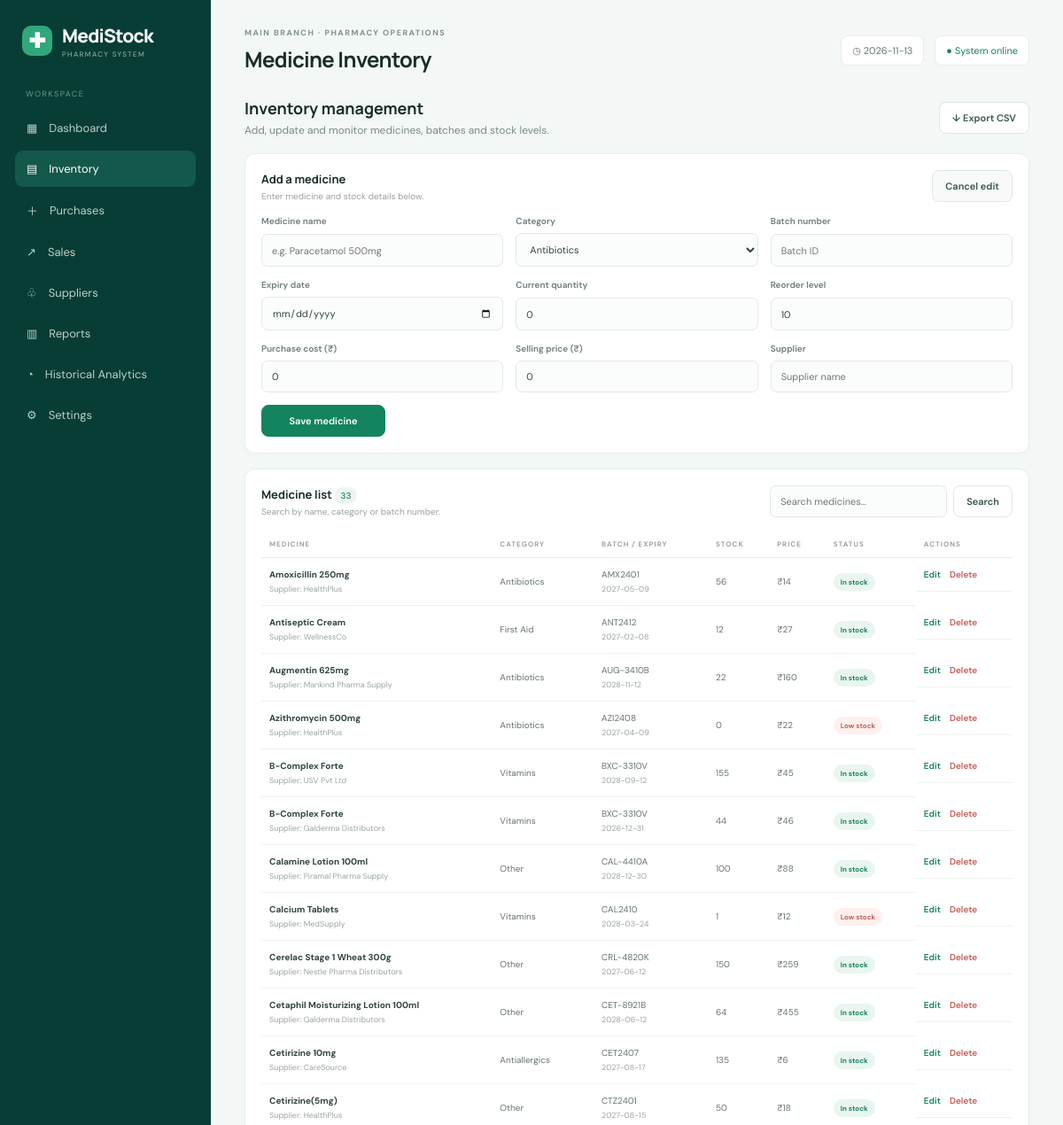
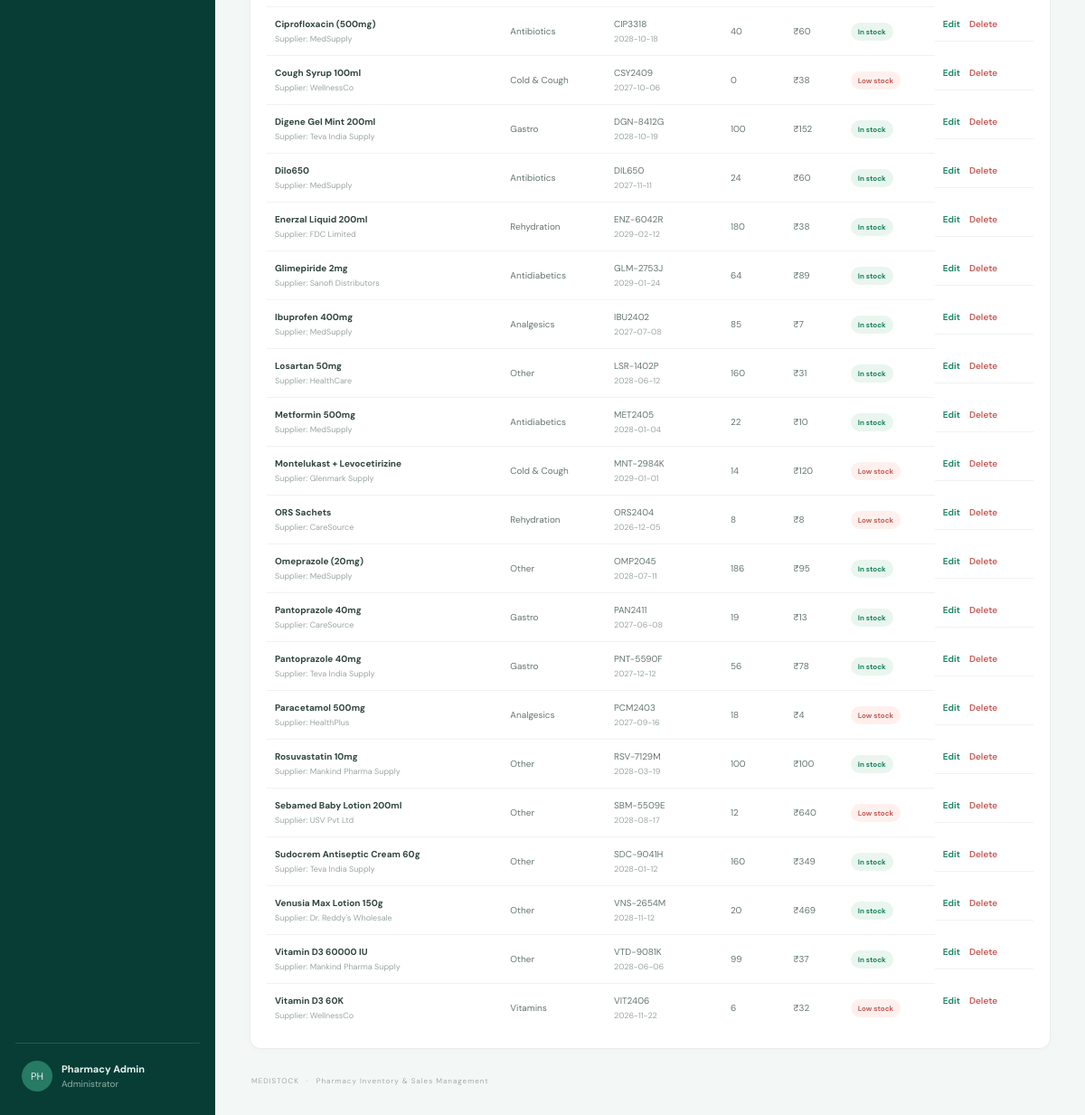
Page /inventory on the committed database (2 pictures, top to bottom).
### tables this page shows
CREATE TABLE medicines(
          id INTEGER PRIMARY KEY AUTOINCREMENT, name TEXT NOT NULL, category TEXT NOT NULL,
          batch TEXT, expiry TEXT, quantity INTEGER NOT NULL DEFAULT 0,
          reorder_level INTEGER NOT NULL DEFAULT 10, cost REAL NOT NULL DEFAULT 0,
          price REAL NOT NULL DEFAULT 0, supplier TEXT DEFAULT ''
        );

### app.py (the view, shortened to what this page needs)
@app.route("/inventory", methods=["GET","POST"])
def inventory():
    q=request.args.get("q","").strip()
    with db() as con:
        rows=con.execute("SELECT * FROM medicines WHERE name LIKE ? OR category LIKE ? OR batch LIKE ? ORDER BY name",
                         (f"%{q}%",f"%{q}%",f"%{q}%")).fetchall()
    return render_template("inventory.html",active="inventory",medicines=rows,q=q)

### app.py (called while the page is built)
def db():
    con = sqlite3.connect(DB)
    con.row_factory = sqlite3.Row
    return con

def money(value):
    return "₹{:,.0f}".format(value or 0)

@app.context_processor
def inject_globals():
    return {"money": money, "today": date.today().isoformat()}

### templates/inventory.html (shortened to what this page needs)
{% extends "base.html" %}{% block heading %}Medicine Inventory{% endblock %}{% block content %}
<div class="page-intro"><div><h2>Inventory management</h2><p>Add, update and monitor medicines, batches and stock levels.</p></div><a class="button" href="{{url_for('export_csv',kind='inventory')}}">↓ Export CSV</a></div>
<div class="panel form-panel" id="medicine-form-wrap"><div class="panel-title"><div><h3 id="form-title">Add a medicine</h3><p>Enter medicine and stock details below.</p></div><button class="button subtle" type="button" id="cancel-edit" hidden>Cancel edit</button></div>
<form id="medicine-form" method="post" class="form-grid"><input type="hidden" name="id" value="">
<label>Medicine name<input name="name" required placeholder="e.g. Paracetamol 500mg"></label><label>Category<select name="category"><option>Antibiotics</option></select></label>
<label>Batch number<input name="batch" placeholder="Batch ID"></label><label>Expiry date<input name="expiry" type="date"></label><label>Current quantity<input name="quantity" type="number" min="0" required value="0"></label><label>Reorder level<input name="reorder_level" type="number" min="0" required value="10"></label><label>Purchase cost (₹)<input name="cost" type="number" min="0" step=".01" required value="0"></label><label>Selling price (₹)<input name="price" type="number" min="0" step=".01" required value="0"></label><label>Supplier<input name="supplier" placeholder="Supplier name"></label><div class="form-actions"><button class="button primary" type="submit">Save medicine</button></div></form></div>
<div class="panel table-panel"><div class="panel-title"><div><h3>Medicine list <span class="count">{{medicines|length}}</span></h3><p>Search by name, category or batch number.</p></div><form class="search-form"><input name="q" value="{{q}}" placeholder="Search medicines…"><button class="button">Search</button></form></div>
<div class="table-scroll"><table><thead><tr><th>MEDICINE</th><th>CATEGORY</th><th>BATCH / EXPIRY</th><th>STOCK</th><th>PRICE</th><th>STATUS</th><th>ACTIONS</th></tr></thead><tbody>{% for m in medicines %}<tr><td><b>{{m.name}}</b><small class="subline">Supplier: {{m.supplier or '—'}}</small></td><td>{{m.category}}</td><td>{{m.batch or '—'}}<small class="subline">{{m.expiry or '—'}}</small></td><td>{{m.quantity}}</td><td>{{money(m.price)}}</td><td>{% if m.quantity<=m.reorder_level %}<span class="status critical">Low stock</span>{% else %}<span class="status good">In stock</span>{% endif %}</td><td class="actions"><button class="link-button" type="button" data-edit='{{dict(id=m.id,name=m.name,category=m.category,batch=m.batch,expiry=m.expiry,quantity=m.quantity,reorder_level=m.reorder_level,cost=m.cost,price=m.price,supplier=m.supplier)|tojson}}'>Edit</button><form method="post" action="{{url_for('delete_medicine',mid=m.id)}}"><button class="link-button danger-link" data-confirm="Delete this medicine?">Delete</button></form></td></tr>{% else %}<tr><td colspan="7" class="empty">No medicines found.</td></tr>{% endfor %}</tbody></table></div></div>{% endblock %}

### static/style.css (style rules this page uses)
:root { --green:#13845f;--deep:#073d35;--mint:#e9f3ef;--ink:#182d2a;--muted:#7b8c87;--line:#e8eeeb;--bg:#f3f7f5;--white:#fff;--amber:#bd8427;--red:#c65b57 }
* { box-sizing:border-box }
body { margin:0;background:var(--bg);color:var(--ink);font-family:'DM Sans',Arial,sans-serif;font-size:14px }
.welcome-row,.page-intro { display:flex;justify-content:space-between;align-items:center;margin-bottom:20px }
.welcome-row h2,.page-intro h2 { font:700 18px Manrope,sans-serif;margin:0 0 5px }
.welcome-row p,.page-intro p { margin:0;color:var(--muted);font-size:12px }
.button { display:inline-flex;align-items:center;justify-content:center;gap:7px;border:1px solid #dfe9e4;background:#fff;color:#36564d;border-radius:8px;padding:10px 14px;font:600 11px 'DM Sans';text-decoration:none;cursor:pointer }
.button.primary { background:var(--green);border-color:var(--green);color:#fff }
.button.subtle { background:#f7faf8 }
.panel { background:#fff;border:1px solid var(--line);border-radius:12px;padding:18px;box-shadow:0 2px 8px #163b2a05;min-width:0 }
.panel-title { display:flex;justify-content:space-between;align-items:center;gap:10px;margin-bottom:15px }
.panel-title h3,.panel h3 { font:700 13px Manrope,sans-serif;margin:0 0 4px }
.panel-title p { font-size:10px;color:#98a39e;margin:0 }
.table-panel { margin-bottom:17px }
.table-scroll { overflow-x:auto }
table { width:100%;border-collapse:collapse;white-space:nowrap }
th { text-align:left;font-size:8px;letter-spacing:1px;color:#9aa6a0;font-weight:700;padding:10px 9px;border-bottom:1px solid var(--line) }
td { font-size:10px;color:#65766f;padding:12px 9px;border-bottom:1px solid #f0f3f1 }
td b { color:#30453e;font-size:10px }
tbody tr:last-child td { border-bottom:0 }
.status { display:inline-block;border-radius:20px;padding:5px 8px;font-size:8px;font-weight:700 }
.status.critical { background:#fff0ee;color:#c35d56 }
.status.good { background:#e9f6ef;color:#18845f }
.page-intro { margin-bottom:18px }
.form-panel { margin-bottom:17px }
.form-grid { display:grid;grid-template-columns:repeat(3,minmax(0,1fr));gap:14px }
.form-grid label,.filter-form label { display:grid;gap:7px;font-size:10px;color:#6d7e76;font-weight:600 }
.form-grid input,.form-grid select,.search-form input,.filter-form input { width:100%;border:1px solid #e2eae5;background:#fbfdfc;border-radius:7px;padding:10px 11px;font:11px 'DM Sans';color:#30473e;outline:none }
.form-actions { display:flex;align-items:end }
.form-actions .button { min-width:140px }
.search-form { display:flex;gap:7px }
.search-form input { width:200px }
.count { font:500 10px 'DM Sans';background:#edf5f1;color:#17845f;padding:3px 7px;border-radius:20px }
.subline { display:block;font-size:9px;color:#9aa6a0;margin-top:4px }
.actions { display:flex;gap:10px;align-items:center }
.actions form { display:inline }
.link-button { border:0;background:none;color:#16845f;font:600 10px 'DM Sans';cursor:pointer;padding:0 }
.danger-link { color:#c65b57 }

### rows in the picture
medicines: name "Amoxicillin 250mg", supplier "HealthPlus", category "Antibiotics", batch "AMX2401", expiry "2027-05-09", quantity "56", price "₹14", reorder_level "In stock"
medicines: name "Antiseptic Cream", supplier "WellnessCo", category "First Aid", batch "ANT2412", expiry "2027-02-08", quantity "12", price "₹27", reorder_level "In stock"
medicines: name "Augmentin 625mg", supplier "Mankind Pharma Supply", category "Antibiotics", batch "AUG-3410B", expiry "2028-11-12", quantity "22", price "₹160", reorder_level "In stock"
medicines: name "Azithromycin 500mg", supplier "HealthPlus", category "Antibiotics", batch "AZI2408", expiry "2027-04-09", quantity "0", price "₹22", reorder_level "Low stock"
medicines: name "B-Complex Forte", supplier "USV Pvt Ltd", category "Vitamins", batch "BXC-3310V", expiry "2028-09-12", quantity "155", price "₹45", reorder_level "In stock"
medicines: name "B-Complex Forte", supplier "Galderma Distributors", category "Vitamins", batch "BXC-3310V", expiry "2026-12-31", quantity "44", price "₹46", reorder_level "In stock"
medicines: name "Calamine Lotion 100ml", supplier "Piramal Pharma Supply", category "Other", batch "CAL-4410A", expiry "2028-12-30", quantity "100", price "₹88", reorder_level "In stock"
medicines: name "Calcium Tablets", supplier "MedSupply", category "Vitamins", batch "CAL2410", expiry "2028-03-24", quantity "1", price "₹12", reorder_level "Low stock"
medicines: name "Cerelac Stage 1 Wheat 300g", supplier "Nestle Pharma Distributors", category "Other", batch "CRL-4820K", expiry "2027-06-12", quantity "150", price "₹259", reorder_level "In stock"
medicines: name "Cetaphil Moisturizing Lotion 100ml", supplier "Galderma Distributors", category "Other", batch "CET-8921B", expiry "2028-06-12", quantity "64", price "₹455", reorder_level "In stock"
medicines: name "Cetirizine 10mg", supplier "CareSource", category "Antiallergics", batch "CET2407", expiry "2027-08-17", quantity "135", price "₹6", reorder_level "In stock"
medicines: name "Cetirizine(5mg)", supplier "HealthPlus", category "Other", batch "CTZ2401", expiry "2027-08-15", quantity "50", price "₹18", reorder_level "In stock"
medicines: name "Ciprofloxacin (500mg)", supplier "MedSupply", category "Antibiotics", batch "CIP3318", expiry "2028-10-18", quantity "40", price "₹60", reorder_level "In stock"
medicines: name "Cough Syrup 100ml", supplier "WellnessCo", category "Cold & Cough", batch "CSY2409", expiry "2027-10-06", quantity "0", price "₹38", reorder_level "Low stock"
medicines: name "Digene Gel Mint 200ml", supplier "Teva India Supply", category "Gastro", batch "DGN-8412G", expiry "2028-10-19", quantity "100", price "₹152", reorder_level "In stock"
medicines: name "Dilo650", supplier "MedSupply", category "Antibiotics", batch "DIL650", expiry "2027-11-11", quantity "24", price "₹60", reorder_level "In stock"
medicines: name "Enerzal Liquid 200ml", supplier "FDC Limited", category "Rehydration", batch "ENZ-6042R", expiry "2029-02-12", quantity "180", price "₹38", reorder_level "In stock"
medicines: name "Glimepiride 2mg", supplier "Sanofi Distributors", category "Antidiabetics", batch "GLM-2753J", expiry "2029-01-24", quantity "64", price "₹89", reorder_level "In stock"
medicines: name "Ibuprofen 400mg", supplier "MedSupply", category "Analgesics", batch "IBU2402", expiry "2027-07-08", quantity "85", price "₹7", reorder_level "In stock"
medicines: name "Losartan 50mg", supplier "HealthCare", category "Other", batch "LSR-1402P", expiry "2028-06-12", quantity "160", price "₹31", reorder_level "In stock"
medicines: name "Metformin 500mg", supplier "MedSupply", category "Antidiabetics", batch "MET2405", expiry "2028-01-04", quantity "22", price "₹10", reorder_level "In stock"
medicines: name "Montelukast + Levocetirizine", supplier "Glenmark Supply", category "Cold & Cough", batch "MNT-2984K", expiry "2029-01-01", quantity "14", price "₹120", reorder_level "Low stock"
medicines: name "ORS Sachets", supplier "CareSource", category "Rehydration", batch "ORS2404", expiry "2026-12-05", quantity "8", price "₹8", reorder_level "Low stock"
medicines: name "Omeprazole (20mg)", supplier "MedSupply", category "Other", batch "OMP2045", expiry "2028-07-11", quantity "186", price "₹95", reorder_level "In stock"
medicines: name "Pantoprazole 40mg", supplier "CareSource", category "Gastro", batch "PAN2411", expiry "2027-06-08", quantity "19", price "₹13", reorder_level "In stock"
medicines: name "Pantoprazole 40mg", supplier "Teva India Supply", category "Gastro", batch "PNT-5590F", expiry "2027-12-12", quantity "56", price "₹78", reorder_level "In stock"
medicines: name "Paracetamol 500mg", supplier "HealthPlus", category "Analgesics", batch "PCM2403", expiry "2027-09-16", quantity "18", price "₹4", reorder_level "Low stock"
medicines: name "Rosuvastatin 10mg", supplier "Mankind Pharma Supply", category "Other", batch "RSV-7129M", expiry "2028-03-19", quantity "100", price "₹100", reorder_level "In stock"
medicines: name "Sebamed Baby Lotion 200ml", supplier "USV Pvt Ltd", category "Other", batch "SBM-5509E", expiry "2028-08-17", quantity "12", price "₹640", reorder_level "Low stock"
medicines: name "Sudocrem Antiseptic Cream 60g", supplier "Teva India Supply", category "Other", batch "SDC-9041H", expiry "2028-01-12", quantity "160", price "₹349", reorder_level "In stock"
medicines: name "Venusia Max Lotion 150g", supplier "Dr. Reddy's Wholesale", category "Other", batch "VNS-2654M", expiry "2028-11-12", quantity "20", price "₹469", reorder_level "In stock"
medicines: name "Vitamin D3 60000 IU", supplier "Mankind Pharma Supply", category "Other", batch "VTD-9081K", expiry "2028-06-06", quantity "99", price "₹37", reorder_level "In stock"
medicines: name "Vitamin D3 60K", supplier "WellnessCo", category "Vitamins", batch "VIT2406", expiry "2026-11-22", quantity "6", price "₹32", reorder_level "Low stock"

### other values in the picture
{{ medicines|length }} "33"
